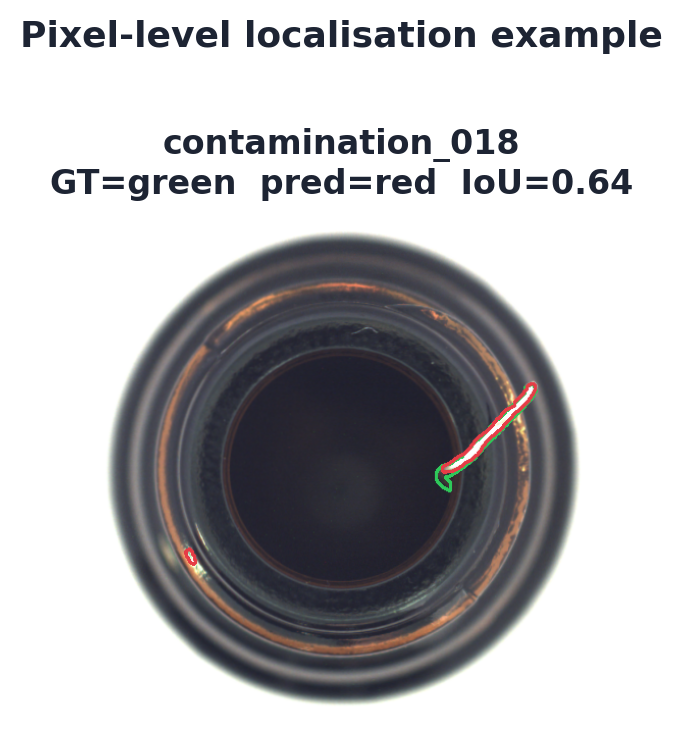
#> input picture article_assets/pixel_iou_example.png, 682 x 751 px
$ python -i preprocessing.py   (imports and definitions only)
#> lines starting #> are read from the running program, lines starting #| are printed output that depends on the picture
"""Preprocessing and reference / ROI construction.

Public functions
----------------
resize_rgb(img, size)               -> RGB image at (size,size)
to_gray(img)                        -> single-channel uint8
preprocess_gray(img)                -> CLAHE + Gaussian, used for registration
build_reference(good_imgs, register)-> robust median reference (uint8 RGB)
bottle_mask_from_reference(ref)     -> (full_mask, inner_roi)

Input/output limits: images are expected as uint8 RGB arrays.  Empty image
lists raise ValueError so the caller fails fast instead of producing a blank
reference.
"""
import cv2
import numpy as np

from .config import CFG


# ---- basic operators (kept tiny and side-effect free) --------------------
def resize_rgb(img, size: int = CFG.image_size):
#> called with size = 512
    return cv2.resize(img, (size, size), interpolation=cv2.INTER_AREA)
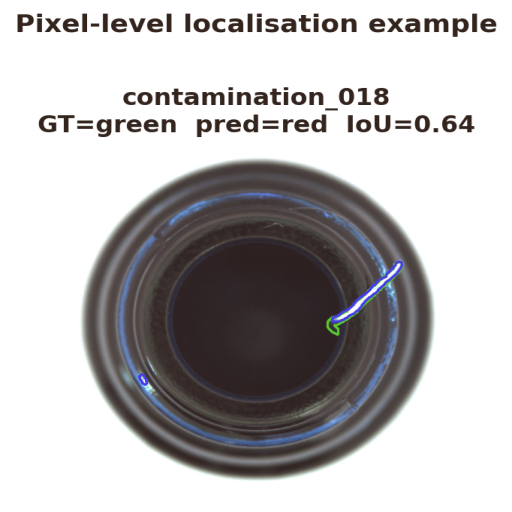
#> returned value: shape (512, 512, 3); mean of channels 0, 1, 2 186.3, 185.7, 187.9; drawn as B, G, R


def to_gray(img):
    return cv2.cvtColor(img, cv2.COLOR_RGB2GRAY)
#> returned value: shape (512, 512)


def preprocess_gray(img):
    """Grayscale + CLAHE (local contrast) + Gaussian (denoise).

    Used both as the input to registration and as a comparable photometric
    representation.  CLAHE is preferred over global equalisation because the
    bottle has a bright amber ring and a near-black interior.
    """
    g = to_gray(resize_rgb(img))
    clahe = cv2.createCLAHE(clipLimit=CFG.clahe_clip,
                            tileGridSize=(CFG.clahe_grid, CFG.clahe_grid))
    g = clahe.apply(g)
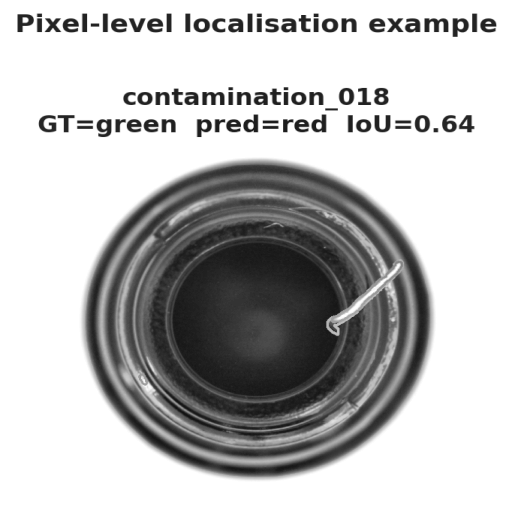
#> g: shape (512, 512); min 17, max 255, mean 190
    g = cv2.GaussianBlur(g, (CFG.blur_ksize, CFG.blur_ksize), 0)
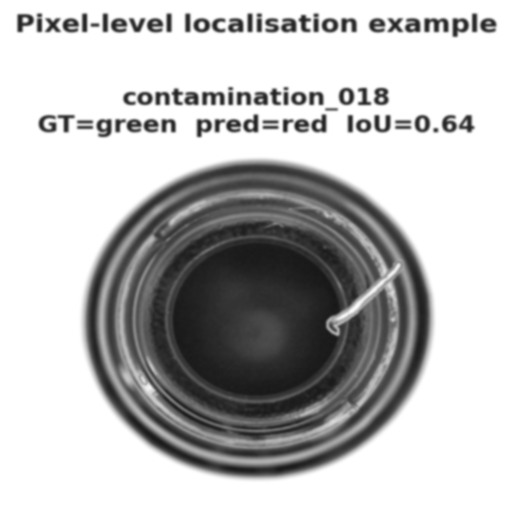
#> g: shape (512, 512); min 23, max 255, mean 190
    return g


# [99 lines left out: functions _ecc_align_gray, build_reference, bottle_mask_from_reference, roi_geometry, photometric_match, not called in this run]

>>> import cv2
>>> picture = cv2.cvtColor(cv2.imread('../article_assets/pixel_iou_example.png'), cv2.COLOR_BGR2RGB)
>>> result = preprocess_gray(picture)

$ run again, on article_assets/confusion_matrix.png
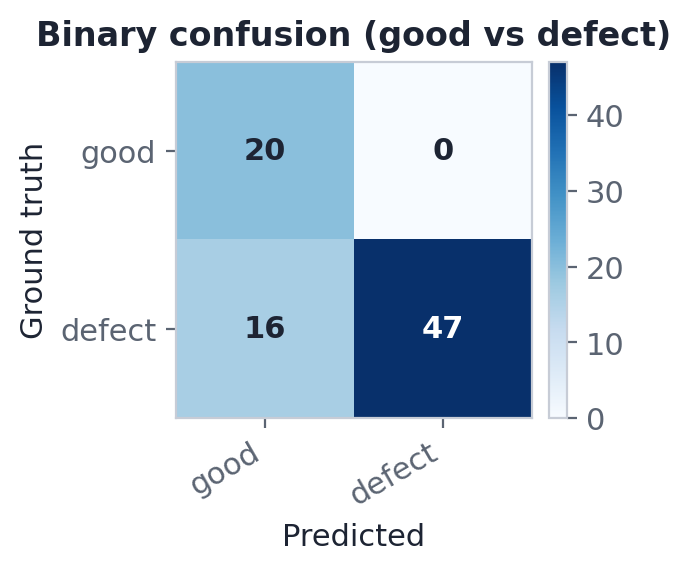
#> input picture article_assets/confusion_matrix.png, 691 x 571 px
#> in resize_rgb, `return cv2.resize(img, (size, size), interpolation=cv2.INTER_AREA)`:
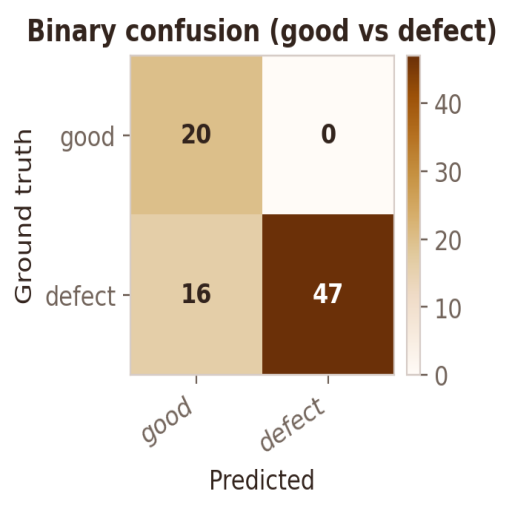
#> returned value: shape (512, 512, 3); mean of channels 0, 1, 2 209.1, 220.7, 230.9; drawn as B, G, R
#> in preprocess_gray, `g = cv2.GaussianBlur(g, (CFG.blur_ksize, CFG.blur_ksize), 0)`:
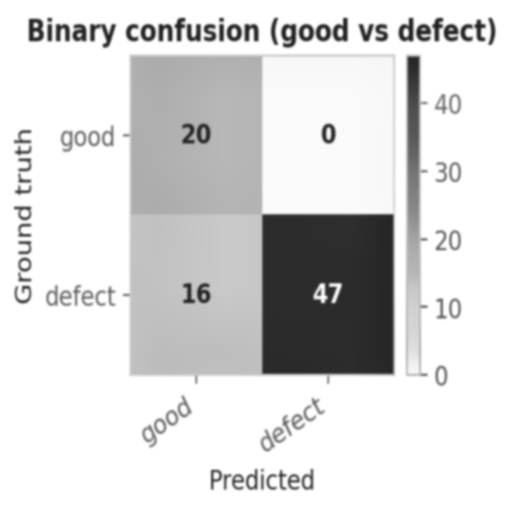
#> g: shape (512, 512); min 32, max 255, mean 217.6

$ run again, on article_assets/confusion_multiclass.png
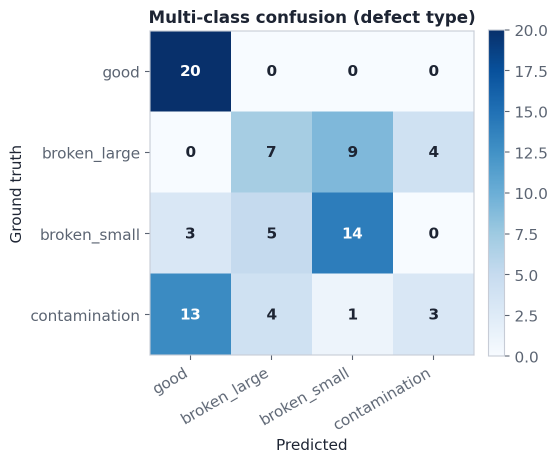
#> input picture article_assets/confusion_multiclass.png, 1116 x 925 px (shown at 1/2 size)
#> in to_gray, `return cv2.cvtColor(img, cv2.COLOR_RGB2GRAY)`:
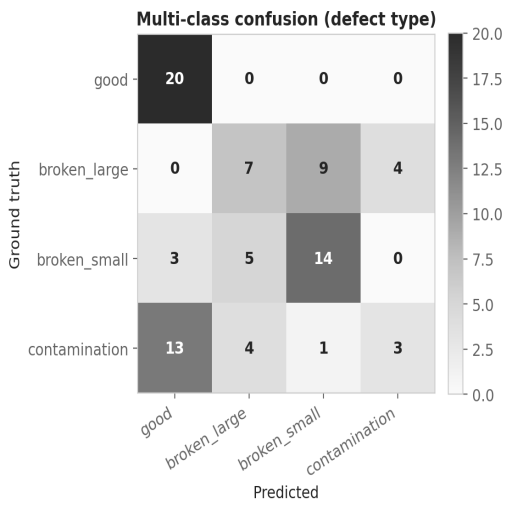
#> returned value: shape (512, 512); min 36, max 255, mean 227.6
#> in preprocess_gray, `g = cv2.GaussianBlur(g, (CFG.blur_ksize, CFG.blur_ksize), 0)`:
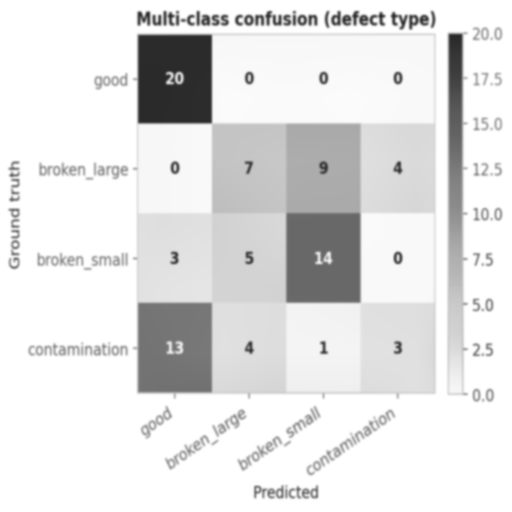
#> g: shape (512, 512); min 40, max 255, mean 226.3

$ run again, on article_assets/false_positives.png
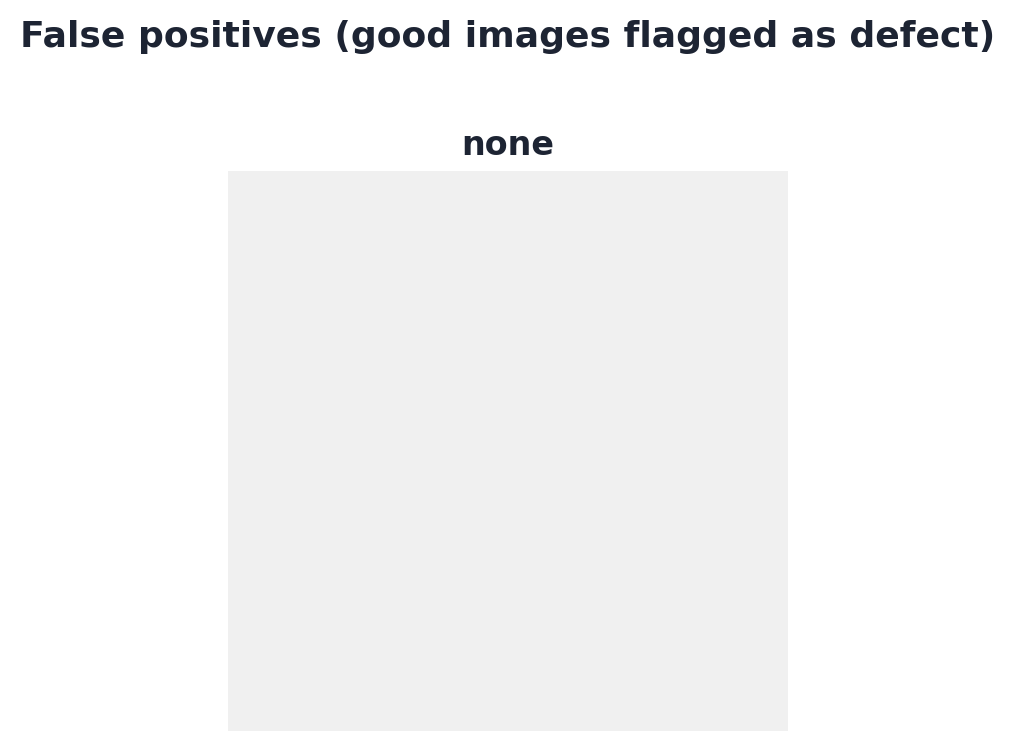
#> input picture article_assets/false_positives.png, 1015 x 751 px
#> in resize_rgb, `return cv2.resize(img, (size, size), interpolation=cv2.INTER_AREA)`:
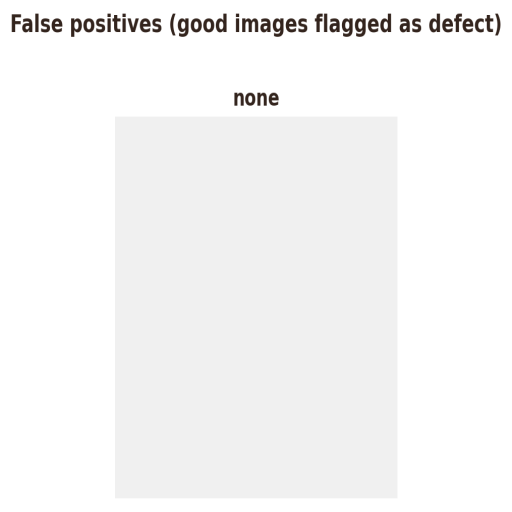
#> returned value: shape (512, 512, 3); mean of channels 0, 1, 2 245.2, 245.3, 245.6; drawn as B, G, R
#> in preprocess_gray, `g = cv2.GaussianBlur(g, (CFG.blur_ksize, CFG.blur_ksize), 0)`:
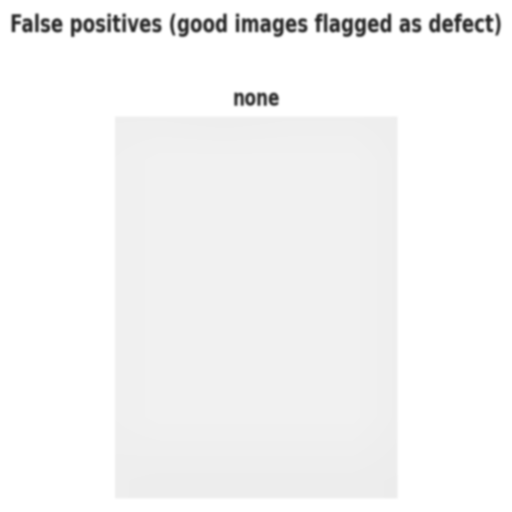
#> g: shape (512, 512); min 39, max 255, mean 245.3
